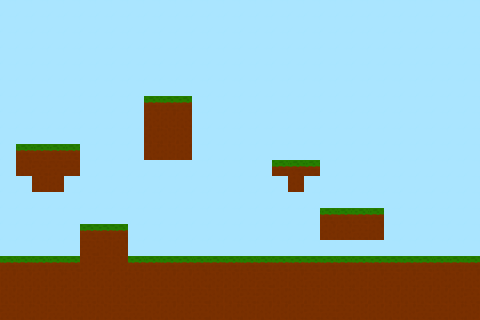

The image is a tile-based game level rendered from a .tmx file. Its description and complete source (layers, tilesets, objects, tile grids) follow:
An orthogonal 30x20 tile map with 16x16 px tiles, 1 tile layer (Прошарок плиток 1).

<map version="1.10" tiledversion="1.11.2" orientation="orthogonal" renderorder="right-down" width="30" height="20" tilewidth="16" tileheight="16" infinite="0" nextlayerid="2" nextobjectid="1">
 <tileset firstgid="1" source="../assets/images/dirts.tsx" />
 <layer id="1" name="Прошарок плиток 1" width="30" height="20">
  <data encoding="csv">
7,7,7,7,7,7,7,7,7,7,7,7,7,7,7,7,7,7,7,7,7,7,7,7,7,7,7,7,7,7,
7,7,7,7,7,7,7,7,7,7,7,7,7,7,7,7,7,7,7,7,7,7,7,7,7,7,7,7,7,7,
7,7,7,7,7,7,7,7,7,7,7,7,7,7,7,7,7,7,7,7,7,7,7,7,7,7,7,7,7,7,
7,7,7,7,7,7,7,7,7,7,7,7,7,7,7,7,7,7,7,7,7,7,7,7,7,7,7,7,7,7,
7,7,7,7,7,7,7,7,7,7,7,7,7,7,7,7,7,7,7,7,7,7,7,7,7,7,7,7,7,7,
7,7,7,7,7,7,7,7,7,7,7,7,7,7,7,7,7,7,7,7,7,7,7,7,7,7,7,7,7,7,
7,7,7,7,7,7,7,7,7,6,5,5,7,7,7,7,7,7,7,7,7,7,7,7,7,7,7,7,7,7,
7,7,7,7,7,7,7,7,7,3,3,4,7,7,7,7,7,7,7,7,7,7,7,7,7,7,7,7,7,7,
7,7,7,7,7,7,7,7,7,3,2,2,7,7,7,7,7,7,7,7,7,7,7,7,7,7,7,7,7,7,
7,6,6,6,6,7,7,7,7,4,2,3,7,7,7,7,7,7,7,7,7,7,7,7,7,7,7,7,7,7,
7,4,1,1,1,7,7,7,7,7,7,7,7,7,7,7,7,5,6,6,7,7,7,7,7,7,7,7,7,7,
7,7,2,3,7,7,7,7,7,7,7,7,7,7,7,7,7,7,3,7,7,7,7,7,7,7,7,7,7,7,
7,7,7,7,7,7,7,7,7,7,7,7,7,7,7,7,7,7,7,7,7,7,7,7,7,7,7,7,7,7,
7,7,7,7,7,7,7,7,7,7,7,7,7,7,7,7,7,7,7,7,6,6,5,6,7,7,7,7,7,7,
7,7,7,7,7,5,5,5,7,7,7,7,7,7,7,7,7,7,7,7,4,3,1,3,7,7,7,7,7,7,
7,7,7,7,7,1,2,3,7,7,7,7,7,7,7,7,7,7,7,7,7,7,7,7,7,7,7,7,7,7,
5,6,5,6,5,2,1,2,5,6,5,5,6,6,6,5,6,5,5,5,5,6,5,5,5,5,5,6,6,5,
4,4,4,4,2,4,3,3,2,3,4,4,4,2,2,2,1,2,4,1,3,3,2,4,1,3,1,3,2,3,
4,3,3,4,4,1,3,3,3,1,1,3,1,2,4,1,1,4,2,2,2,3,2,2,4,3,3,3,3,1,
1,4,2,1,3,2,2,1,1,4,3,3,1,2,4,2,4,3,4,1,1,1,3,4,4,4,1,1,3,2
</data>
 </layer>
</map>
